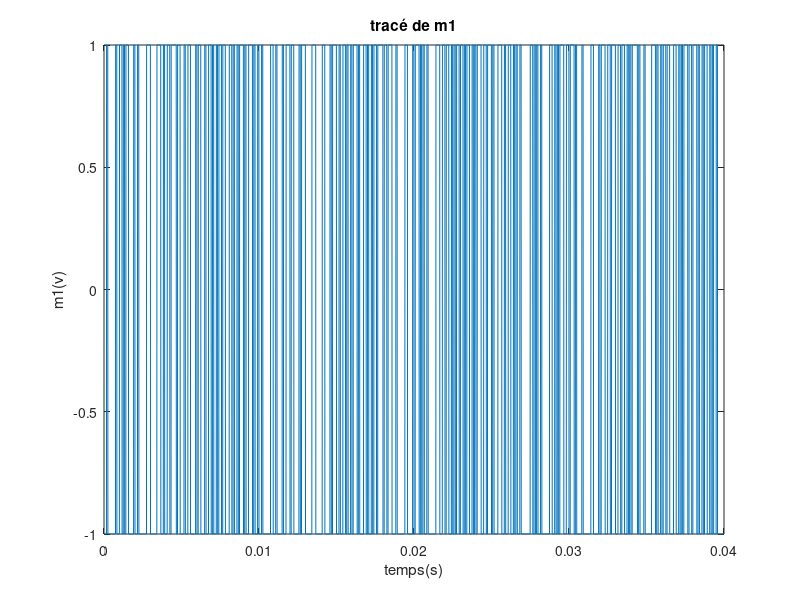
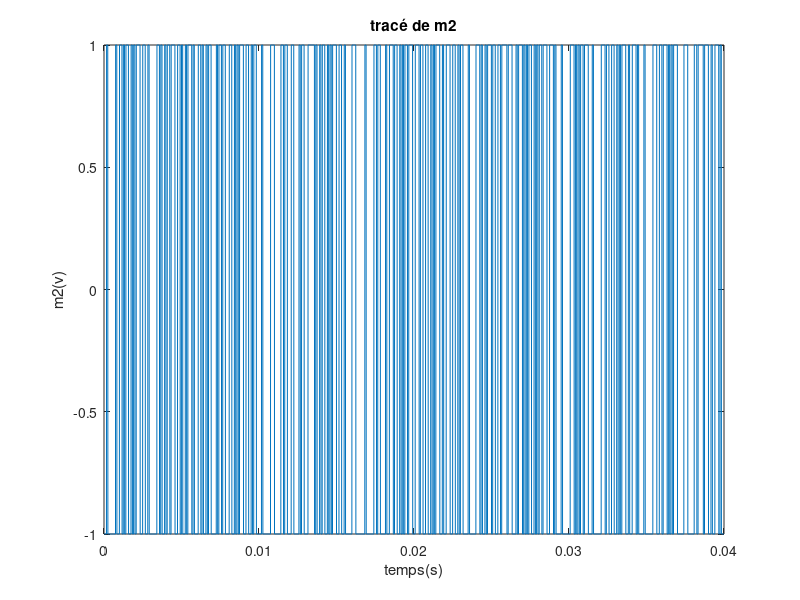
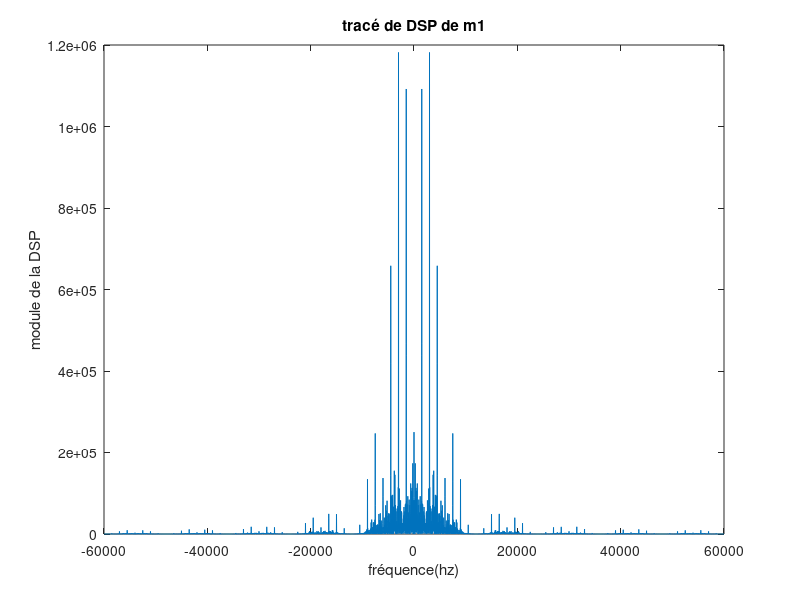
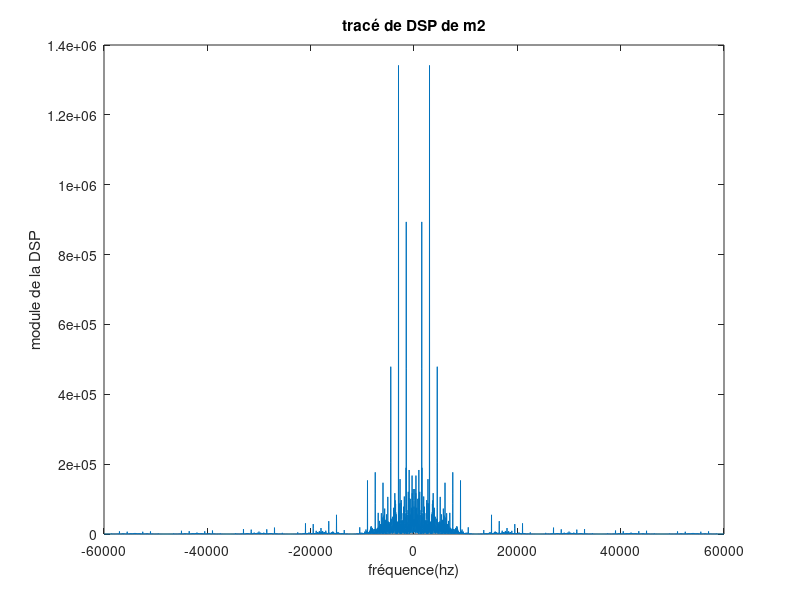

MATLAB code to generate these figures, in order: (Note: this script raises an error after producing the figures.)
% ##Projet de Traitement du signal
% Auteurs : Yessine Jmal et Priscilia Gonthier 

% Pour placer bits_utilisateur1 et bits_utilisateurs2
load donnees1.mat
load donnees2.mat

% ##Paramètres

% Fréquences porteuses:
fp1 = 0;
fp2 = 46000;

T = 40*10^(-3); % durée d'un timeslot
F = 1/T;% Fréquence d'un timeslot

Fe = 120000; % Fréquence d'échantillonnage
Te = 1/Fe; % Période d'échantillonnage

N = length(bits_utilisateur1); %Nombre de bits des messages 
Nes = T/Te; % Nombre d'échantillons dans un timeslot

Ns = Nes/N;% Nombre de bit par échantillon
Ts = Ns*Te; % Durée de modulation


% Signaux sans bruit
m1 = bits_utilisateur1*2-1;
m2 = bits_utilisateur2*2-1;

% Signaux modulé
m1_module = kron(m1,ones(1,Ns));
m2_module = kron(m2,ones(1,Ns));

% Tracer de m1(t) et m2(t)
figure("Name", "M1_modulé");
plot([0:Te:T-Te],m1_module);
xlabel("temps(s)");
ylabel("m1(v)");
title("tracé de m1");
figure("Name", "M2_modulé");
plot([0:Te:T-Te],m2_module);
xlabel("temps(s)");
ylabel("m2(v)");
title("tracé de m2");

% Calcul et affichage de la DSP des signaux utilisateurs
DSP_m1 = fft(xcorr(m1_module)); %DSP DE M1
DSP_m2 = fft(xcorr(m2_module)); %DSP DE M2
figure("Name", "DSP_M1_modulé");
plot(linspace(-Fe/2, Fe/2, length(DSP_m1)),fftshift(abs(DSP_m1)));
xlabel("fréquence(hz)");
ylabel("module de la DSP");
title("tracé de DSP de m1");
figure("Name", "DSP_M2_modulé");
plot(linspace(-Fe/2, Fe/2, length(DSP_m2)),fftshift(abs(DSP_m2)));
xlabel("fréquence(hz)");
ylabel("module de la DSP");
title("tracé de DSP de m2");

% ##Construction du signal MF-TDMA
Slot = zeros(1,Nes); %Construction d'un Slot
Time_slot1 = [Slot m1_module Slot Slot Slot]; %Création du 1er timeslot 
Time_slot2 = [Slot Slot Slot Slot m2_module]; %Création du 2eme timeslot 

%Affichage des timeslots
figure("Name", "Time_Slot1");
plot(linspace(0, 5*T, Nes*5),Time_slot1);
xlabel("temps(s)");
ylabel("signal(v)");
title("Signal m_1(t) dans le timeslot n° 2");
figure("Name", "Time_Slot2");
plot(linspace(0, 5*T, Nes*5),Time_slot2);
xlabel("temps(s)");
ylabel("signal(v)");
title("Signal m_2(t) dans le timeslot n° 5");

%Construction de x1(t) et x2(t)
x1 = Time_slot1 .* cos(2*pi*fp1*[0:Te:(Nes*5-1)*Te]);
x2 = Time_slot2 .* cos(2*pi*fp2*[0:Te:(Nes*5-1)*Te]);

figure("Name", "x1");
plot(linspace(0, 5*T, Nes*5),x1);
xlabel("temps(s)");
ylabel("signal(v)");
title("tracé de x1");
figure("Name", "x2");
plot(linspace(0, 5*T, Nes*5),x2);
xlabel("temps(s)");
ylabel("signal(v)");
title(" tracé de x2 ");

%Construction du signal bruité
R = 100; %Rapport signal sur bruit
x = x1 + x2;%Signal non bruité
P_x = mean(abs(x).^2);%Puissance du signal non bruité
P_bruit = P_x * 10^(-R/10); %Puissance du bruit 
n = sqrt(P_bruit)*randn(1,5*Nes); %Bruit gaussien
x = x + n; %ajout du bruit gaussien au signal 

%Affichage du signal bruité
figure("Name", "x");
plot(linspace(0, 5*T, Nes*5),x);
xlabel("temps(s)");
ylabel("signal bruité(v)");
title("tracé du signal bruité");

%Estimer et afficher la DSP de x:
DSP_x = fft(xcorr(x));
figure("Name", "DSP_x");
plot(linspace(-Fe/2, Fe/2, length(DSP_x)),fftshift(abs(DSP_x)));
xlabel("frequence(hz)");
ylabel("module de la DSP de x");
title("DSP de x ");


%#Comparaison des différentes fenêtres pour la DSP du signal x
% En échelle semilog
figure("Name", "Comparaison des différentes fenêtres en échelle semilog");
%fenêtre Rectangulaire
subplot(2,2,1);
semilogy(linspace(-Fe/2, Fe/2, length(DSP_x)),fftshift(abs(DSP_x)));
title("Fenêtre Naturelle");
xlabel("fréquence(hz)");
ylabel("module de la DSP");

z_p = 2^nextpow2(length(x)); %nombre de points pour effectuer le zero padding

%fenêtre de Hamming
w=window(@hamming,length(x));
x_ham=x.*w.';
X_Ham=fft(x_ham,z_p);
subplot(2,2,2);
semilogy(linspace(-Fe/2,Fe/2,z_p),fftshift(abs(X_Ham)));
title('Fenêtre de Hamming');
xlabel("fréquence(hz)");
ylabel("module de la DSP");

%fenêtre de Blackman
w=window(@blackman,length(x));
x_b=x.*w.';
X_B=fft(x_b,z_p);
subplot(2,2,3);
semilogy(linspace(-Fe/2,Fe/2,z_p),fftshift(abs(X_B)));
title('Fenêtre de Blackman');
xlabel("fréquence(hz)");
ylabel("module de la DSP");

%méthode de welch
pxx=pwelch(x,[],length(x)/20,Fe,'twosided');
subplot(2,2,4);
semilogy(linspace(-Fe/2,Fe/2,length(pxx)),fftshift(abs(pxx)));
title('Méthode de welch');
xlabel("fréquence(hz)");
ylabel("module de la DSP");

% En échelle classique
figure("Name", "Comparaison des différentes fenêtres, en échelle classique");
%fenêtre Rectangulaire
subplot(2,2,1);
plot(linspace(-Fe/2, Fe/2, length(DSP_x)),fftshift(abs(DSP_x)));
title("Fenêtre Naturelle");
xlabel("fréquence(hz)");
ylabel("module de la DSP");

%fenêtre de Hamming
w=window(@hamming,length(x));
x_ham=x.*w.';
X_Ham=fft(x_ham,z_p);
subplot(2,2,2);
plot(linspace(-Fe/2,Fe/2,z_p),fftshift(abs(X_Ham)));
title('Fenêtre de Hamming');
xlabel("fréquence(hz)");
ylabel("module de la DSP");

%fenêtre de Blackman
w=window(@blackman,length(x));
x_b=x.*w.';
X_B=fft(x_b,z_p);
subplot(2,2,3);
plot(linspace(-Fe/2,Fe/2,z_p),fftshift(abs(X_B)));
title('Fenêtre de Blackman');
xlabel("fréquence(hz)");
ylabel("module de la DSP");

%méthode de welch
pxx=pwelch(x,[],length(x)/20,Fe,'twosided');
subplot(2,2,4);
plot(linspace(-Fe/2,Fe/2,length(pxx)),fftshift(abs(pxx)));
title('Méthode de welch');
xlabel("fréquence(hz)");
ylabel("module de la DSP");


%##Construction du récepteur

%# Démultiplexage des porteuses par filtrage
%Synthèse du filtre passe-bas
fc_pb_x1tild = 20000; %fréquence de coupure 
fc_pb_x1tild = fc_pb_x1tild/Fe; %normalisation de la fréquence de coupure 
Ord_1 = 201;% Ordre du filtre (doit etre impaire car on calcule (Ord_1-1)/2 qui doit être entier)

Rif_pb_x1tild = 2*fc_pb_x1tild*sinc(2*fc_pb_x1tild*[-(Ord_1-1)/2:(Ord_1-1)/2]); %réponse impulsionelle du filtre

figure ("Name", "Réponse impulsionnelle du filtre passe-bas de ~x1");
plot([0-(Ord_1-1)/2:1:((Ord_1-1)-(Ord_1-1)/2)],Rif_pb_x1tild); % pour donner un axe des abscisses
xlabel("Temps (s)");
ylabel("Tension (V)");
title('Réponse impulsionnelle du filtre passe-bas de ~x1','FontSize',12)

RIF1 = fft(Rif_pb_x1tild); %reponse en fréquence 
figure ("Name", "Représentation fréquentielle du filtre passe-bas de ~x1");
plot(linspace(-Fe/2,Fe/2,Ord_1),fftshift(abs(RIF1)));
xlabel("Fréquence (Hz)");
ylabel("module de la DSP");
title('Représentation fréquentielle du filtre passe-bas de ~x1','FontSize',12)

figure ("Name", "Représentation fréquentielle du filtre passe-bas de ~x1 et du signal x");
subplot(2,1,1);
plot(linspace(-Fe/2,Fe/2, Ord_1),fftshift(abs(RIF1)));
hold on;
plot(linspace(-Fe/2, Fe/2, length(DSP_x)),fftshift(abs(DSP_x)/max(abs(DSP_x))));%normalisé pour visualiser les 2 signaux ensembles
                                                                                %car l'amplitude du module de la DSP de x est 10^5
                                                                                %fois plus grande que l'amplitude de la réponse 
                                                                                % fréquentielle du filtre 
xlabel("Fréquence (Hz)");
ylabel("module de la DSP");
title("Représentation fréquentielle du filtre passe-bas de ~x1 et du signal x");
legend("Réponse fréquentielle du filtre", "DSP du signal avant filtrage");

%DSP de ~x1
x_pad = [x,zeros(1,(Ord_1-1)/2)];%ajouter des zeros pour corriger le problème de causalité des filtres 
x1tild = filter(Rif_pb_x1tild,1,x_pad); %filtrer le signal
x1tild = x1tild((Ord_1-1)/2+1:end); %éliminer les zeros ajoutés 
DSP_x1tild = fft(xcorr(x1tild)); %la DSP de x1tild
subplot(2,1,2);
plot(linspace(-Fe/2, Fe/2, length(DSP_x1tild)),fftshift(abs(DSP_x1tild)));
xlabel("Fréquence (Hz)");
ylabel("module de la DSP");
title("DSP du signal après filtrage")


%Synthèse du filtre passe-haut
fc_pb_x2tild = 20000; %fréquence de coupure 
fc_pb_x2tild = fc_pb_x2tild/Fe;%normalisation de la fréqunce de coupure 
Ord_1 = 201;% Ordre du filtre

Rif_ph_x2tild =  - 2*fc_pb_x2tild*sinc(2*fc_pb_x2tild*[-(Ord_1-1)/2:(Ord_1-1)/2]);
Rif_ph_x2tild((Ord_1-1)/2+1) = 1 + Rif_ph_x2tild((Ord_1-1)/2+1);%réponse impulsionelle du filtre 
figure ("Name", "Réponse impulsionnelle du filtre passe-haut de ~x2");
plot([0-(Ord_1-1)/2:1:((Ord_1-1)-(Ord_1-1)/2)],Rif_ph_x2tild); % pour donner un axe des abscisses
xlabel("Temps (s)");
ylabel("Tension (V)");
title('Réponse impulsionnelle du filtre passe-haut de ~x2','FontSize',12);

RIF2 = fft(Rif_ph_x2tild); %réponse fréquentielle du filtre 
figure ("Name", "Représentation fréquentielle du filtre passe-haut de ~x2");
plot(linspace(-Fe/2,Fe/2,Ord_1),fftshift(abs(RIF2)));
xlabel("Fréquence (Hz)");
ylabel("module de la DSP");
title('Représentation fréquentielle du filtre passe-haut de ~x2','FontSize',12)

figure ("Name", "Représentation fréquentielle du filtre passe-haut de ~x2 et du signal x");
subplot(2,1,1);
plot(linspace(-Fe/2,Fe/2, Ord_1),fftshift(abs(RIF2)));
hold on;
plot(linspace(-Fe/2, Fe/2, length(DSP_x)),fftshift(abs(DSP_x)/max(abs(DSP_x))));%normalisé pour visualiser les 2 signaux ensembles
xlabel("Fréquence (Hz)");
ylabel("module de la DSP");
title("Représentation fréquentielle du filtre passe-haut de ~x2 et du signal x");
legend("Réponse fréquentielle du filtre", "DSP du signal avant filtrage");


%DSP de ~x2
x_pad = [x,zeros(1,(Ord_1-1)/2)];%Ajout de zeros pour éviter la présence de retard sur le signal filtré due à la causalité du filtre
x2tild = filter(Rif_ph_x2tild,1,x_pad);%filtrage du signal
x2tild = x2tild((Ord_1-1)/2+1:end);%élimination es zeros 
DSP_x2tild = fft(xcorr(x2tild)); %dsp du signal filtré
subplot(2,1,2);
plot(linspace(-Fe/2, Fe/2, length(DSP_x2tild)),fftshift(abs(DSP_x2tild)));
xlabel("Fréquence (Hz)");
ylabel("module de la DSP");
title("DSP du signal filtré");

%Affichage des signaux x1tild et x2tild en temporel et en fréquentiel.
figure("Name","Signaux ~x1(t) et ~x2(t)");
subplot(2,1,1);
plot(linspace(0, 5*T, Nes*5),x1tild);
xlabel("temps(s)");
ylabel("signal(v)");
title("tracé de ~x1");

subplot(2,1,2);
plot(linspace(0, 5*T, Nes*5),x2tild);
xlabel("temps(s)");
ylabel("signal(v)");
title("tracé de ~x2");


figure("Name","DSP de ~x1 et ~x2");
subplot(2,1,1);
plot(linspace(-Fe/2, Fe/2, length(DSP_x1tild)),fftshift(abs(DSP_x1tild)));
xlabel("Fréquence (Hz)");
ylabel("Module de la DSP");
title("DSP du signal ~x1");
subplot(2,1,2);
plot(linspace(-Fe/2, Fe/2, length(DSP_x2tild)),fftshift(abs(DSP_x2tild)));
xlabel("Fréquence (Hz)");
ylabel("Module de la DSP");
title("DSP du signal ~x2");


%Retour en bande de base
x1_trouve = x1tild .* cos(2*pi*fp1*[0:Te:(Nes*5-1)*Te]);
x2_trouve = x2tild .* cos(2*pi*fp2*[0:Te:(Nes*5-1)*Te]);

%On a affiché ceci pour déterminer la fréquence de coupure 
%signaux x1 et x2 avant filtrage
figure ("Name", "x1 et x2 trouvées");
subplot(2,1,1);
plot(linspace(0, 5*T, Nes*5),x1_trouve);
xlabel("temps(s)");
ylabel("x1 trouvé(v)");
title("x1 trouvé avant filtrage");

subplot(2,1,2);
plot(linspace(0, 5*T, Nes*5),x2_trouve);
xlabel("temps(s)");
ylabel("x2 trouvé(v)");
title("x2 trouvé avant filtage ");

%DSP de x1 et x2 avant filtrage
figure ("Name", "DSP x1 x2 trouvée");
subplot(2,1,1);
DSP_x1trouve = fft(xcorr(x1_trouve)); %DSP de x1
plot(linspace(-Fe/2, Fe/2, length(DSP_x1trouve)),fftshift(abs(DSP_x1trouve)));
xlabel("Fréquence (Hz)");
ylabel("module de la DSP");
title("DSP De x1 trouvé avant filtrage ")
subplot(2,1,2);
DSP_x2trouve = fft(xcorr(x2_trouve)); %dsp de x2
plot(linspace(-Fe/2, Fe/2, length(DSP_x2trouve)),fftshift(abs(DSP_x2trouve)));
xlabel("Fréquence (Hz)");
ylabel("module de la DSP");
title("DSP De x2 trouvé avant filtrage")

%restitution des signaux de départ 

%premier filtre passe-bas 
fc_f1 = 10000; %fréquence de coupure 
fc_f1 = fc_f1/Fe; %normalisation de la fréquence de coupure 
Ord_1 = 201;% Ordre du filtre
Rif_pb_x1 = 2*fc_f1*sinc(2*fc_f1*[-(Ord_1-1)/2:(Ord_1-1)/2]); %réponse impulsionelle du filtre 1

%deuxieme filtre passe-bas 
fc_f2 = 10000; %fréquence de coupure
fc_f2 = fc_f2/Fe; %normalisation de la fréquence de coupure 
Ord_1 = 201;% Ordre du filtre
Rif_pb_x2 = 2*fc_f2*sinc(2*fc_f2*[-(Ord_1-1)/2:(Ord_1-1)/2]); %réponse impulsionelle du filtre 2

%filtrage de x1 
x1_trouve_pad = [x1_trouve,zeros(1,(Ord_1-1)/2)]; %ajout de zeros pour éviter le retard  
x1_trouve = filter(Rif_pb_x1,1, x1_trouve_pad); %filtrage pour retrouver x1 
x1_trouve = x1_trouve((Ord_1-1)/2+1:end); %élimination des zeros

%filtrage de x2
x2_trouve_pad = [x2_trouve,zeros(1,(Ord_1-1)/2)]; %ajout de zeros pour éviter le retard 
x2_trouve = filter(Rif_pb_x1,1, x2_trouve_pad); %filtrage pour retrouver x2
x2_trouve = x2_trouve((Ord_1-1)/2+1:end); %élimination les zeros

%signaux x1 et x2 avant filtrage
figure ("Name", "x1 et x2 trouvées apres filtrage ");
subplot(2,1,1);
plot(linspace(0, 5*T, Nes*5),x1_trouve);
xlabel("temps(s)");
ylabel("x1 trouvé(v)");
title("x1 trouvé après filtrage ");
subplot(2,1,2);
plot(linspace(0, 5*T, Nes*5),x2_trouve);
xlabel("temps(s)");
ylabel("x1 trouvé(v)");
title("x1 trouvé après filtrage");

%DSP de x1 et x2 avant filtrage
figure ("Name", "DSP x1 x2 trouvée après filtage ");
subplot(2,1,1);
DSP_x1trouve = fft(xcorr(x1_trouve));
plot(linspace(-Fe/2, Fe/2, length(DSP_x1trouve)),fftshift(abs(DSP_x1trouve)));
xlabel("Fréquence (Hz)");
ylabel("module de la DSP");
title("DSP De x1 trouvé après filtrage")
subplot(2,1,2);
DSP_x2trouve = fft(xcorr(x2_trouve));
plot(linspace(-Fe/2, Fe/2, length(DSP_x2trouve)),fftshift(abs(DSP_x2trouve)));
xlabel("Fréquence (Hz)");
ylabel("module de la DSP");
title("DSP De x2 trouvé après filtrage")

%#Détection du slot utile pour le signal x1
%Séparation des différents slots
X1_1 = x1_trouve(1:Nes);
X1_2 = x1_trouve(Nes+1:2*Nes);
X1_3 = x1_trouve(2*Nes+1:3*Nes);
X1_4 = x1_trouve(3*Nes+1:4*Nes);
X1_5 = x1_trouve(4*Nes+1:5*Nes);

%Calcul de l'énergie de chaque slot
Pmoy_1 = mean(abs(X1_1).^2);
Pmoy_2 = mean(abs(X1_2).^2);
Pmoy_3 = mean(abs(X1_3).^2);
Pmoy_4 = mean(abs(X1_4).^2);
Pmoy_5 = mean(abs(X1_5).^2);

%Détermination de l'indice du slot contenant le message
X1 = [X1_1;X1_2;X1_3;X1_4;X1_5];
Pmoy_X1 = [Pmoy_1;Pmoy_2;Pmoy_3;Pmoy_4;Pmoy_5];

[Max_x1,Slot_utile_x1] = max(Pmoy_X1);

%#Détection du slot utile pour le signal x2
%Séparation des différents slots
X2_1 = x2_trouve(1:Nes);
X2_2 = x2_trouve(Nes+1:2*Nes);
X2_3 = x2_trouve(2*Nes+1:3*Nes);
X2_4 = x2_trouve(3*Nes+1:4*Nes);
X2_5 = x2_trouve(4*Nes+1:5*Nes);

%Calcul de l'énergie de chaque slot
Pmoy_1 = mean(abs(X2_1).^2);
Pmoy_2 = mean(abs(X2_2).^2);
Pmoy_3 = mean(abs(X2_3).^2);
Pmoy_4 = mean(abs(X2_4).^2);
Pmoy_5 = mean(abs(X2_5).^2);

%Détermination de l'indice du slot contenant le message
X2 = [X2_1;X2_2;X2_3;X2_4;X2_5];
Pmoy_X2 = [Pmoy_1;Pmoy_2;Pmoy_3;Pmoy_4;Pmoy_5];

[Max_x2,Slot_utile_x2] = max(Pmoy_X2);

%Démodulation bande de base pour x1
SignalFiltrex1=filter(ones(1,Ns),1,X1(Slot_utile_x1,:)) ;
SignalEchantillonnex1=SignalFiltrex1(Ns :Ns :end) ;
BitsRecuperesx1=(sign(SignalEchantillonnex1)+1)/2 ;

%Démodulation bande de base pour x2
SignalFiltrex2=filter(ones(1,Ns),1,X2(Slot_utile_x2,:)) ;
SignalEchantillonnex2=SignalFiltrex2(Ns :Ns :end) ;
BitsRecuperesx2=(sign(SignalEchantillonnex2)+1)/2 ;

%Décodage des messages
Indice_x1 = bin2str(BitsRecuperesx1)
Indice_x2 = bin2str(BitsRecuperesx2)






